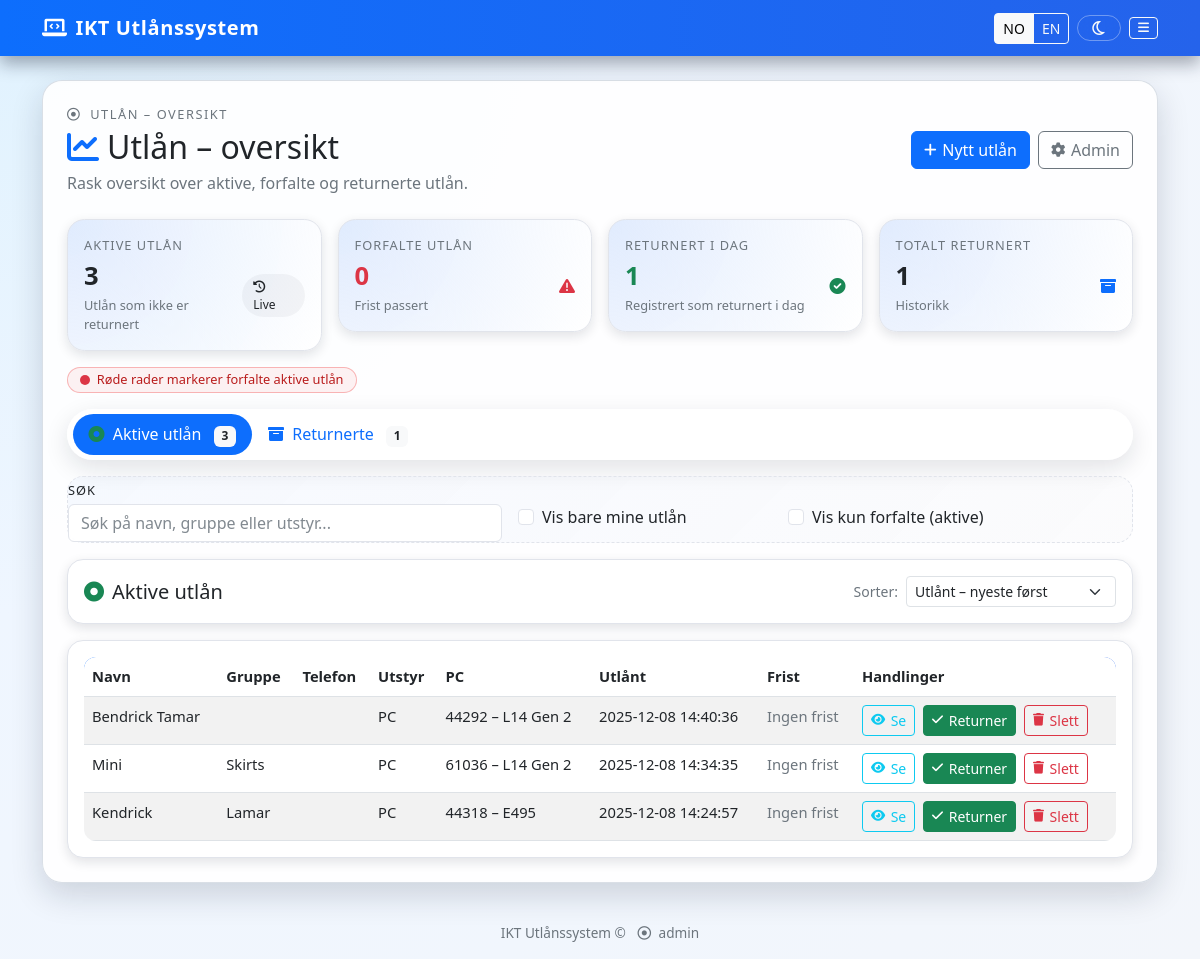
The page /dashboard (signed in) on the database its author committed.
### app.py (models this page shows)
class Loan(db.Model):
    __tablename__ = "loan"
    id = db.Column(db.Integer, primary_key=True)
    borrower_name = db.Column(db.String(100), nullable=False)
    borrower_phone = db.Column(db.String(30))
    class_info = db.Column(db.String(50))
    item = db.Column(db.String(100), nullable=False)
    reason = db.Column(db.String(200))
    checkout_date = db.Column(db.DateTime, default=datetime.utcnow)
    value = db.Column(db.String(100))
    due_date = db.Column(db.DateTime, nullable=True)
    return_date = db.Column(db.DateTime, nullable=True)
    user_id = db.Column(db.Integer, db.ForeignKey('user.id'), nullable=False)
    is_returned = db.Column(db.Boolean, default=False)
    pc_id = db.Column(db.Integer, db.ForeignKey('pc.id'), nullable=True)
    pc = db.relationship('PC', backref='loans')

### app.py (the view)
@app.route('/dashboard')
@login_required
def dashboard():
    cleanup_old_returned_loans()
    active_loans = Loan.query.filter_by(is_returned=False).all()
    returned_loans = Loan.query.filter_by(is_returned=True).all()
    today_local = local_today()
    now_utc = datetime.utcnow()
    for loan in active_loans:
        loan.checkout_date_local = utc_to_local(loan.checkout_date)
        loan.return_date_local = None
        loan.overdue = (
            loan.due_date is not None
            and loan.due_date.date() < today_local
        )
        if loan.pc:
            loan.pc_label = f"{loan.pc.ok_number} – {loan.pc.model_type}"
            loan.pc_ok = loan.pc.ok_number
            loan.pc_model = loan.pc.model_type
        else:
            loan.pc_label = ""
            loan.pc_ok = ""
            loan.pc_model = ""
    for loan in returned_loans:
        loan.checkout_date_local = utc_to_local(loan.checkout_date)
        loan.return_date_local = utc_to_local(loan.return_date)
        loan.overdue = False  # returned loans are never overdue
        loan.delete_in_days = None
        if loan.return_date:
            delta = now_utc - loan.return_date
            loan.delete_in_days = max(0, 7 - delta.days)
        if loan.pc:
            loan.pc_label = f"{loan.pc.ok_number} – {loan.pc.model_type}"
            loan.pc_ok = loan.pc.ok_number
            loan.pc_model = loan.pc.model_type
        else:
            loan.pc_label = ""
            loan.pc_ok = ""
            loan.pc_model = ""
    overdue_count = sum(1 for l in active_loans if l.overdue)
    returned_today_count = sum(
        1 for l in returned_loans
        if l.return_date_local
        and l.return_date_local.date() == today_local
    )
    total_active = len(active_loans)
    total_returned = len(returned_loans)
    return render_template(
        'dashboard.html',
        active_loans=active_loans,
        returned_loans=returned_loans,
        total_active=total_active,
        overdue_count=overdue_count,
        returned_today_count=returned_today_count,
        total_returned=total_returned
    )

### templates/dashboard.html (shortened to what this page needs)
{% extends 'base.html' %}
{% block content %}
<div class="dashboard-shell">
    <div class="dashboard-shell-inner">
        <div class="d-flex flex-wrap justify-content-between align-items-center mb-4 gap-3">
            <div>
                <div class="page-kicker mb-1">
                    <i class="fa-regular fa-circle-dot me-1"></i> {{ t('Utlån – oversikt') }}
                </div>
                <h2 class="mb-1 d-flex align-items-center gap-2">
                    <i class="fa-solid fa-chart-line text-primary"></i>
                    <span>{{ t('Utlån – oversikt') }}</span>
                </h2>
                <p class="text-muted mb-0">
                    {{ t('Rask oversikt over aktive, forfalte og returnerte utlån.') }}
                </p>
            </div>
            <div class="d-flex flex-wrap justify-content-end gap-2">
                <a href="{{ url_for('new_loan') }}" class="btn btn-primary btn-icon">
                    <i class="fas fa-plus"></i> {{ t('Nytt utlån') }}
                </a>
                {% if is_admin %}
                <a href="{{ url_for('admin_panel') }}" class="btn btn-outline-secondary btn-icon">
                    <i class="fas fa-cog"></i> {{ t('Admin') }}
                </a>
                {% endif %}
            </div>
        </div>
        <div class="row g-3 mb-3">
            <div class="col-md-3 col-6">
                <div class="card stat-card">
                    <div class="card-body">
                        <p class="stat-label">{{ t('Aktive utlån') }}</p>
                        <div class="d-flex align-items-center justify-content-between">
                            <div>
                                <div class="stat-value">{{ total_active }}</div>
                                <div class="stat-sub">{{ t('Utlån som ikke er returnert') }}</div>
                            </div>
                            <span class="badge-pill-soft">
                                <i class="fa-solid fa-clock-rotate-left me-1"></i> Live
                            </span>
                        </div>
                    </div>
                </div>
            </div>
            <div class="col-md-3 col-6">
                <div class="card stat-card">
                    <div class="card-body">
                        <p class="stat-label">{{ t('Forfalte utlån') }}</p>
                        <div class="d-flex align-items-center justify-content-between">
                            <div>
                                <div class="stat-value text-danger">{{ overdue_count }}</div>
                                <div class="stat-sub">{{ t('Frist passert') }}</div>
                            </div>
                            <i class="fa-solid fa-triangle-exclamation text-danger"></i>
                        </div>
                    </div>
                </div>
            </div>
            <div class="col-md-3 col-6">
                <div class="card stat-card">
                    <div class="card-body">
                        <p class="stat-label">{{ t('Returnert i dag') }}</p>
                        <div class="d-flex align-items-center justify-content-between">
                            <div>
                                <div class="stat-value text-success">{{ returned_today_count }}</div>
                                <div class="stat-sub">{{ t('Registrert som returnert i dag') }}</div>
                            </div>
                            <i class="fa-solid fa-check-circle text-success"></i>
                        </div>
                    </div>
                </div>
            </div>
            <div class="col-md-3 col-6">
                <div class="card stat-card">
                    <div class="card-body">
                        <p class="stat-label">{{ t('Totalt returnert') }}</p>
                        <div class="d-flex align-items-center justify-content-between">
                            <div>
                                <div class="stat-value">{{ total_returned }}</div>
                                <div class="stat-sub">{{ t('Historikk') }}</div>
                            </div>
                            <i class="fa-solid fa-box-archive text-primary"></i>
                        </div>
                    </div>
                </div>
            </div>
        </div>
        <div class="d-flex justify-content-between align-items-center mb-3 dashboard-legend flex-wrap gap-2">
            <div class="legend-pill">
                <span class="legend-dot"></span>
                <span>{{ t('Røde rader markerer forfalte aktive utlån') }}</span>
            </div>
        </div>
        <div class="loan-tabs-wrapper mb-3">
            <ul class="nav nav-pills mb-0" id="loanTabs" role="tablist">
                <li class="nav-item" role="presentation">
                    <button class="nav-link active" id="active-tab" data-bs-toggle="tab" data-bs-target="#active"
                        type="button" role="tab">
                        <i class="fa-solid fa-circle-dot me-1 text-success"></i>
                        {{ t('Aktive utlån') }}
                        <span class="badge bg-light text-dark ms-2">{{ active_loans|length }}</span>
                    </button>
                </li>
                <li class="nav-item" role="presentation">
                    <button class="nav-link" id="returned-tab" data-bs-toggle="tab" data-bs-target="#returned"
                        type="button" role="tab">
                        <i class="fa-solid fa-box-archive me-1"></i>
                        {{ t('Returnerte') }}
                        <span class="badge bg-light text-dark ms-2">{{ returned_loans|length }}</span>
                    </button>
                </li>
            </ul>
        </div>
        <div class="filters-card mb-3">
            <div class="card-body row g-3 align-items-center">
                <div class="col-md-5">
                    <label for="loanSearch" class="form-label mb-1">{{ t('Søk') }}</label>
                    <input type="text" id="loanSearch" class="form-control"
                        placeholder="{{ t('Søk på navn, gruppe eller utstyr...') }}">
                </div>
                <div class="col-md-3">
                    <div class="form-check mt-3">
                        <input class="form-check-input" type="checkbox" id="filterMyLoans">
                        <label class="form-check-label" for="filterMyLoans">
                            {{ t('Vis bare mine utlån') }}
                        </label>
                    </div>
                </div>
                <div class="col-md-4">
                    <div class="form-check mt-3">
                        <input class="form-check-input" type="checkbox" id="filterOverdue">
                        <label class="form-check-label" for="filterOverdue">
                            {{ t('Vis kun forfalte (aktive)') }}
                        </label>
                    </div>
                </div>
            </div>
        </div>
        <div class="tab-content" id="loanTabsContent">
            <div class="tab-pane fade show active" id="active" role="tabpanel">
                {% if active_loans %}
                <div class="card mb-3">
                    <div class="card-body d-flex flex-wrap align-items-center justify-content-between gap-2">
                        <h5 class="mb-0 d-flex align-items-center gap-2">
                            <i class="fa-solid fa-circle-dot text-success"></i>
                            <span>{{ t('Aktive utlån') }}</span>
                        </h5>
                        <div class="d-flex align-items-center gap-2">
                            <span class="text-muted small">{{ t('Sorter:') }}</span>
                            <select id="activeSort" class="form-select form-select-sm" style="min-width: 210px;">
                                <option value="checkout_desc">{{ t('Utlånt – nyeste først') }}</option>
                            </select>
                        </div>
                    </div>
                </div>
                <div class="card">
                    <div class="card-body">
                        <div class="table-responsive">
                            <table class="table table-striped table-hover mb-0" id="activeTable">
                                <thead>
                                    <tr>
                                        <th>{{ t('Navn') }}</th>
                                        <th>{{ t('Gruppe') }}</th>
                                        <th>{{ t('Telefon') }}</th>
                                        <th>{{ t('Utstyr') }}</th>
                                        <th>{{ t('PC') }}</th>
                                        <th>{{ t('Utlånt') }}</th>
                                        <th>{{ t('Frist') }}</th>
                                        <th>{{ t('Handlinger') }}</th>
                                    </tr>
                                </thead>
                                <tbody>
                                    {% for loan in active_loans %}
                                    <tr class="{% if loan.overdue %}table-danger{% endif %}"
                                        data-name="{{ loan.borrower_name|lower }}"
                                        data-class="{{ loan.class_info|lower if loan.class_info }}"
                                        data-item="{{ loan.item|lower }}" data-pc="{{ loan.pc_label|lower }}"
                                        data-owner="{{ loan.user_id }}"
                                        data-overdue="{{ '1' if loan.overdue else '0' }}"
                                        data-checkout="{{ loan.checkout_date_local.isoformat() }}"
                                        data-due="{{ loan.due_date.strftime('%Y-%m-%d') if loan.due_date }}">
                                        <td>{{ loan.borrower_name }}</td>
                                        <td>{{ class_t(loan.class_info) }}</td>
                                        <td>{{ loan.borrower_phone or '' }}</td>
                                        <td>{{ item_t(loan.item) }}</td>
                                        <td>
                                            {% if loan.pc_label %}
                                            {{ loan.pc_label }}
                                            {% else %}
                                            <span class="text-muted">{{ t('Ikke registrert') }}</span>
                                            {% endif %}
                                        </td>
                                        <td>{{ loan.checkout_date_local.strftime('%Y-%m-%d %H:%M:%S') }}</td>
                                        <td>
                                            {% if loan.due_date %}
                                            {{ loan.due_date.strftime('%Y-%m-%d') }}
                                            {% if loan.overdue %}
                                            <span class="badge bg-danger ms-1">{{ t('Forfalt') }}</span>
                                            {% endif %}
                                            {% else %}
                                            <span class="text-muted">{{ t('Ingen frist') }}</span>
                                            {% endif %}
                                        </td>
                                        <td>
                                            <a href="{{ url_for('loan_detail', loan_id=loan.id) }}"
                                                class="btn btn-sm btn-outline-info btn-icon me-1">
                                                <i class="fas fa-eye"></i> {{ t('Se') }}
                                            </a>
                                            {% if is_admin or loan.user_id == session.get('user_id') %}
                                            <form method="post" action="{{ url_for('return_loan', loan_id=loan.id) }}"
                                                class="d-inline">
                                                <button type="submit" class="btn btn-sm btn-success btn-icon me-1">
                                                    <i class="fas fa-check"></i> {{ t('Returner') }}
                                                </button>
                                            </form>
                                            {% endif %}
                                            {% if is_admin %}
                                            <form method="post" action="{{ url_for('delete_loan', loan_id=loan.id) }}"
                                                class="d-inline"
                                                onsubmit="return confirm('{{ t('Er du sikker på at du vil slette dette utlånet?') }}');">
                                                <button type="submit" class="btn btn-sm btn-outline-danger btn-icon">
                                                    <i class="fas fa-trash"></i> {{ t('Slett') }}
                                                </button>
                                            </form>
                                            {% endif %}
                                        </td>
                                    </tr>
                                    {% endfor %}
                                </tbody>
                            </table>
                        </div>
                    </div>
                </div>
                {% else %}
                <div class="alert alert-info">
                    {{ t('Ingen aktive utlån for øyeblikket.') }}
                </div>
                {% endif %}
            </div>
        </div>
    </div>
</div>
{% endblock %}

### rows shown on the page
Loan: borrower_name "Kendrick", class_info "Lamar", item "PC", pc_label "44318 – E495", checkout_date_local "2025-12-08 14:24:57", t "Ingen frist", t "Se", t "Returner", t "Slett"
Loan: borrower_name "Mini", class_info "Skirts", item "PC", pc_label "61036 – L14 Gen 2", checkout_date_local "2025-12-08 14:34:35", t "Ingen frist", t "Se", t "Returner", t "Slett"
Loan: borrower_name "Bendrick Tamar", item "PC", pc_label "44292 – L14 Gen 2", checkout_date_local "2025-12-08 14:40:36", t "Ingen frist", t "Se", t "Returner", t "Slett"

### other values the page prints
{{ t('IKT Utlånssystem') }} "IKT Utlånssystem"
{{ t('Utlån – oversikt') }} "UTLÅN – OVERSIKT"
{{ t('Utlån – oversikt') }} "Utlån – oversikt"
{{ t('Rask oversikt over aktive, forfalte og returnerte utlån.') }} "Rask oversikt over aktive, forfalte og returnerte utlån."
{{ t('Nytt utlån') }} "Nytt utlån"
{{ t('Admin') }} "Admin"
{{ t('Aktive utlån') }} "AKTIVE UTLÅN"
{{ total_active }} "3"
{{ t('Utlån som ikke er returnert') }} "Utlån som ikke er returnert"
{{ t('Forfalte utlån') }} "FORFALTE UTLÅN"
{{ overdue_count }} "0"
{{ t('Frist passert') }} "Frist passert"
{{ t('Returnert i dag') }} "RETURNERT I DAG"
{{ returned_today_count }} "1"
{{ t('Registrert som returnert i dag') }} "Registrert som returnert i dag"
